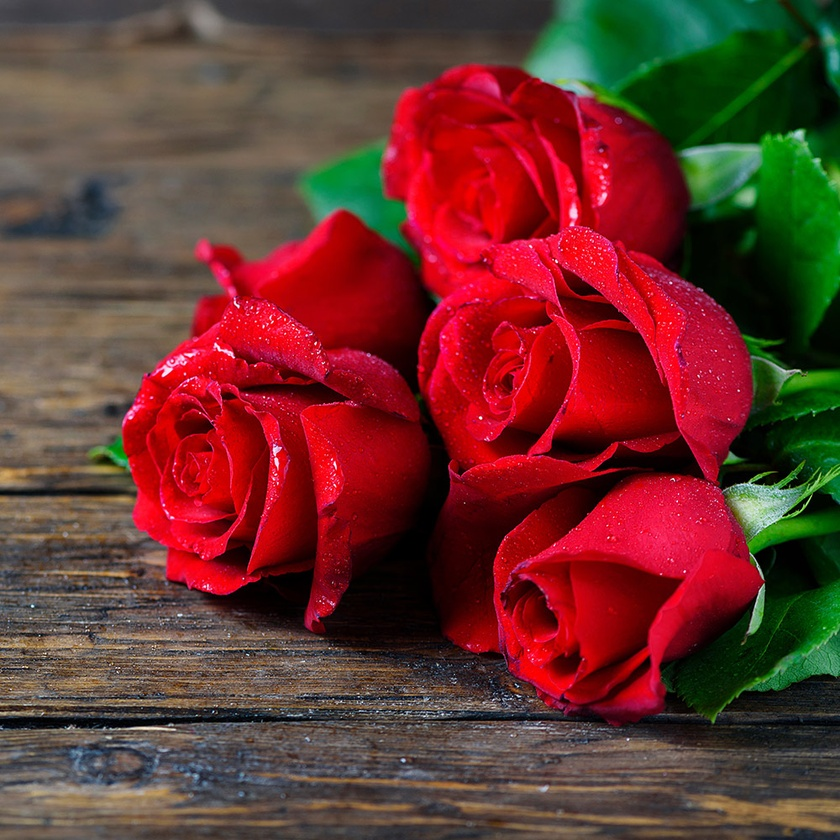
#> input picture WebApp-for-Classification/flagged/img/bab6b7c26b05714033287eeee309dcd28800357d/tmp45dymx1q.jpg, 840 x 840 px, shrunk from 1000 x 1000 before the run
$ python -i App.py   (imports and definitions only)
#> lines starting #> are read from the running program, lines starting #| are printed output that depends on the picture; after the words box and inside, x2 and y2 are one past the last pixel; in counts of white or black regions, pixels touching at a corner belong together
#> further down, picture is the input picture: PIL image 840x840 RGB; mean R, G, B 105.2, 51.4, 46.1
# Core Pkgs
import streamlit as st
import cv2
from PIL import Image,ImageEnhance
import numpy as np
import os

# [4 lines left out: function load_image, not called in this run]


face_cascade = cv2.CascadeClassifier('frecog/haarcascade_frontalface_default.xml')
eye_cascade = cv2.CascadeClassifier('frecog/haarcascade_eye.xml')
smile_cascade = cv2.CascadeClassifier('frecog/haarcascade_smile.xml')

# [31 lines left out: functions detect_faces, detect_eyes, detect_smiles, not called in this run]

def cartonize_image(our_image):
	new_img = np.array(our_image.convert('RGB'))
	img = cv2.cvtColor(new_img,1)
	gray = cv2.cvtColor(new_img, cv2.COLOR_BGR2GRAY)
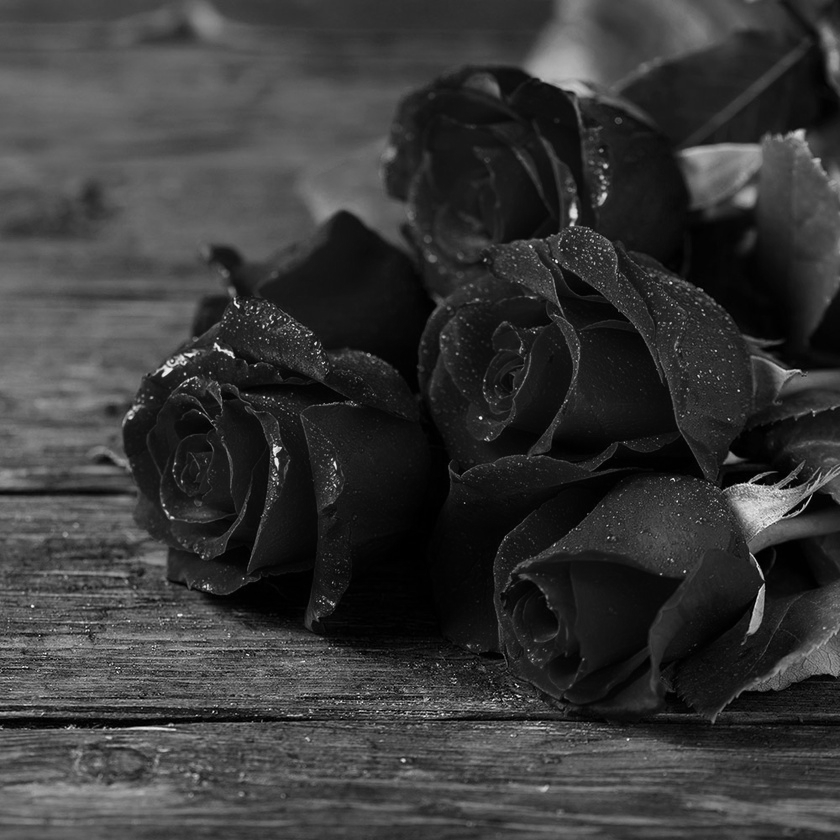
#> gray: shape (840, 840); min 0, max 253, mean 56
	# Edges
	gray = cv2.medianBlur(gray, 5)
	edges = cv2.adaptiveThreshold(gray, 255, cv2.ADAPTIVE_THRESH_MEAN_C, cv2.THRESH_BINARY, 9, 9)
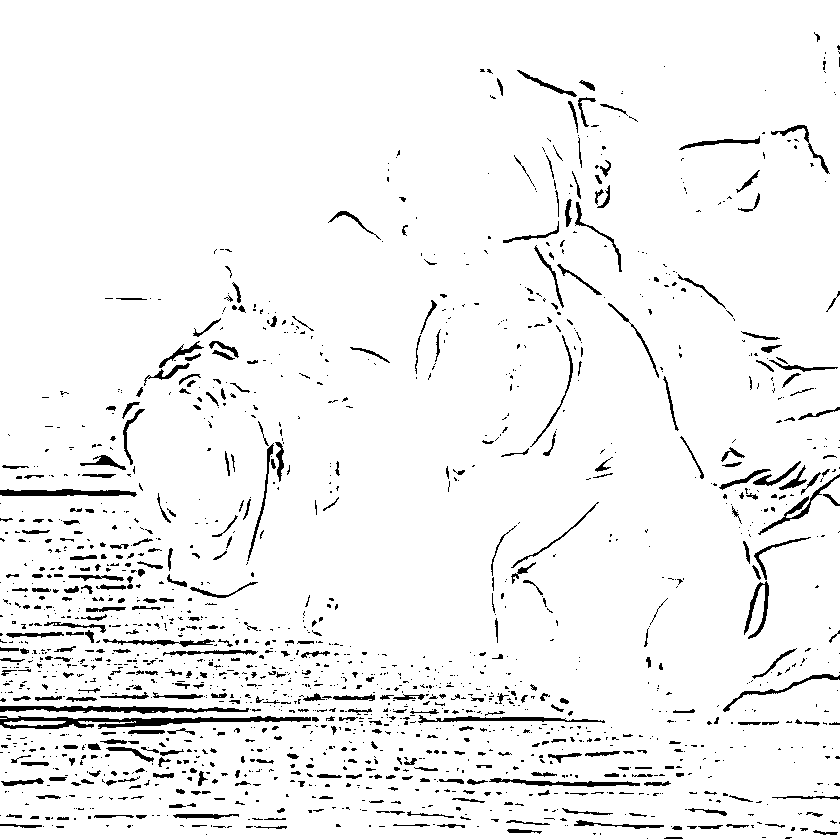
#> edges: shape (840, 840); 94.8% white; 1654 black regions (1258 under 20 px), largest, box (x1, y1, x2, y2) and area: (0, 716, 311, 729) 1844, (0, 706, 249, 714) 1100, (0, 489, 137, 497) 740
	#Color
	color = cv2.bilateralFilter(img, 9, 300, 300)
	#Cartoon
	cartoon = cv2.bitwise_and(color, color, mask=edges)
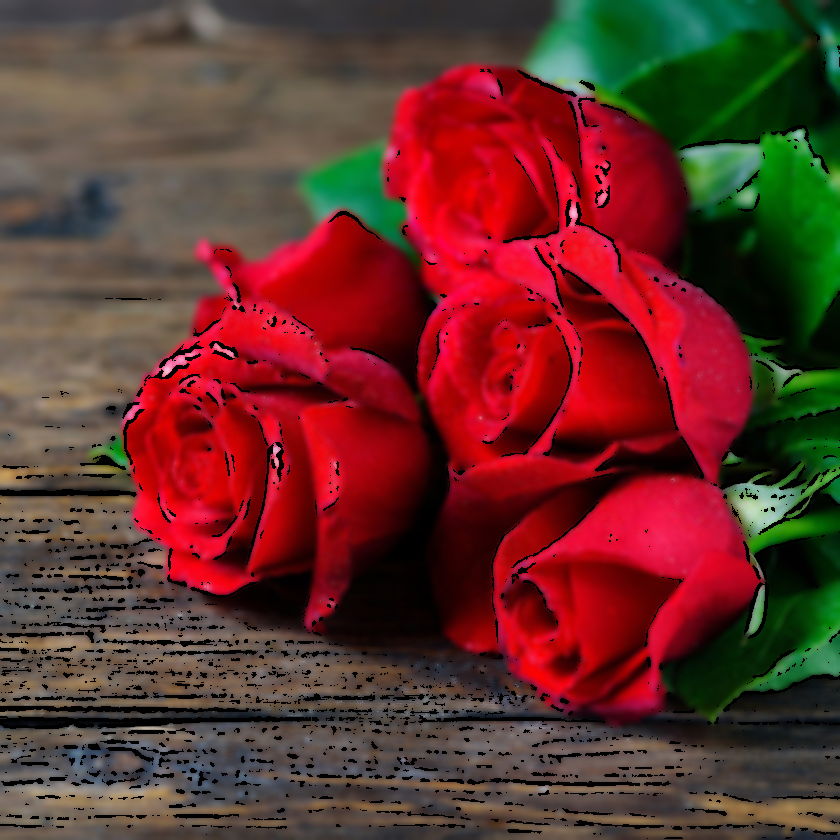
#> cartoon: shape (840, 840, 3); mean R, G, B 100.5, 48.5, 43.4

	return cartoon


# [94 lines left out: functions cannize_image, main, not called in this run]


# [2 lines not run here, left out]

>>> from PIL import Image
>>> picture = Image.open('../WebApp-for-Classification/flagged/img/bab6b7c26b05714033287eeee309dcd28800357d/tmp45dymx1q.jpg')
>>> result = cartonize_image(picture)
